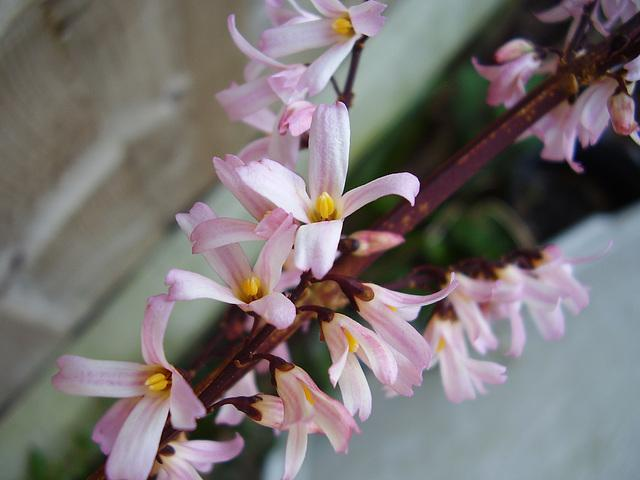
#> input picture python-code/opengl-learning/resources/images/f2.jpg, 640 x 480 px, found by its file name
$ jupyter execute 'RGB与LAB转换.ipynb'   (shell and % lines are left out)
#> lines starting #> are read from the running program, lines starting #| are printed output that depends on the picture; after the words box and inside, x2 and y2 are one past the last pixel; in counts of white or black regions, pixels touching at a corner belong together
# RGB与LAB转换

[cell 1]
#coding:utf-8
import numpy as np
import cv2
import scipy
from scipy import linalg
import matplotlib.pyplot as plt

[cell 2]
src = cv2.cvtColor(cv2.imread('../datas/f2.jpg'),cv2.COLOR_BGR2RGB)

[cell 3]
def rgb2lab(src):
    rgb = np.float64(src) / 255.0
    dst = np.zeros_like(rgb)

    def invgammacorrection(Rp):
        R = np.zeros_like(Rp)
        idx = (R <= 0.0404482362771076)
        R[idx] = Rp[idx] / 12.92
        R[~idx] = np.power(((Rp[~idx] + 0.055) / 1.055),2.4)
        return R

    def f(Y):
        fY = np.power(Y,1/3)
        idx = (Y < 0.008856)
        fY[idx] = Y[idx] * (841 / 108) + (4 / 29)
        return fY

    def invf(fY):
        Y = np.power(fY,3.0)
        idx = (Y < 0.008856)
        Y[idx] = (fY[idx] - 4 / 29) * (108 / 841)
        return Y

    R = invgammacorrection(rgb[:,:,0])
    G = invgammacorrection(rgb[:,:,1])
    B = invgammacorrection(rgb[:,:,2])
#> in invgammacorrection (call 3), `R[idx] = Rp[idx] / 12.92`:
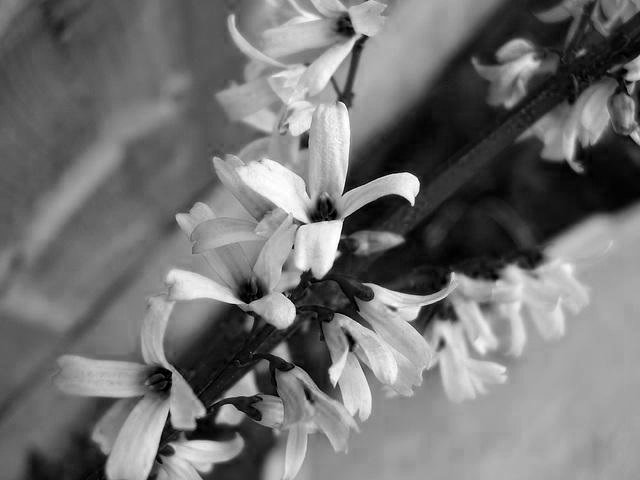
#> R: shape (480, 640) float64; min 0, max 0.0774, mean 0.0347; drawn with min black and max white

    # RGB转换成 XYZ
    T = linalg.inv(np.array([[3.2406, -1.5372, -0.4986],
                             [ -0.9689, 1.8758, 0.0415],
                             [ 0.0557, -0.2040, 1.057]]))
    dst[:,:,0] = T[0][0] * R + T[0][1] * G + T[0][2] * B
    dst[:,:,1] = T[1][0] * R + T[1][1] * G + T[1][2] * B
    dst[:,:,2] = T[2][0] * R + T[2][1] * G + T[2][2] * B

    # XYZ转换成LAB
    WhitePoint = [0.950456,1,1.088754]
    X = (dst[:,:,0] / WhitePoint[0]).copy()
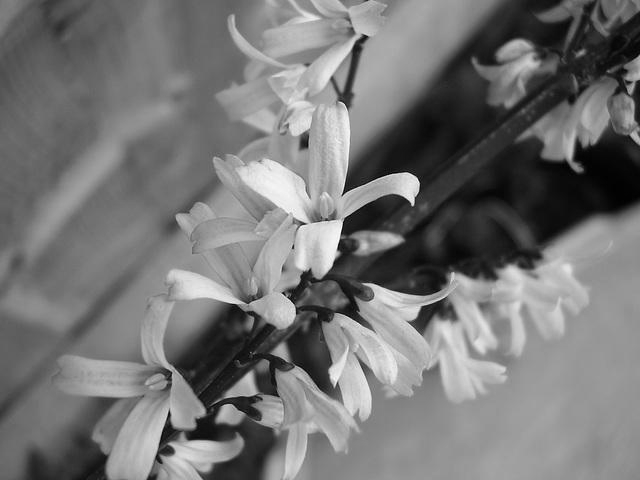
#> X: shape (480, 640) float64; min 0.000571, max 0.0767, mean 0.0355; drawn with min black and max white
    Y = (dst[:,:,1] / WhitePoint[1]).copy()
    Z = (dst[:,:,2] / WhitePoint[2]).copy()

    fX = f(X)
#> in f, `fY = np.power(Y,1/3)`:
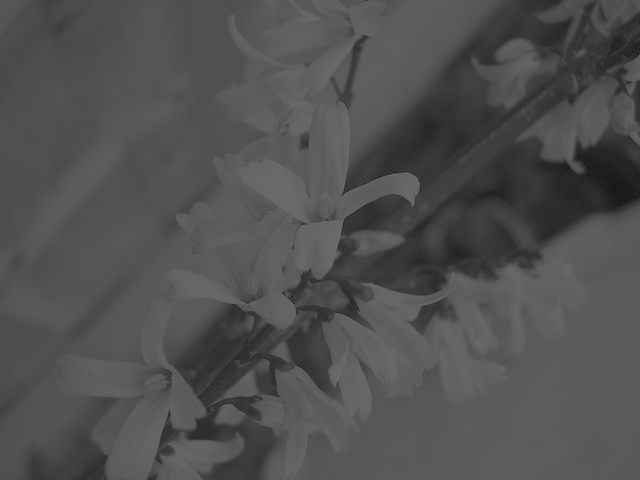
#> fY: shape (480, 640) float64; min 0.083, max 0.425, mean 0.318
#> in f, `idx = (Y < 0.008856)`:
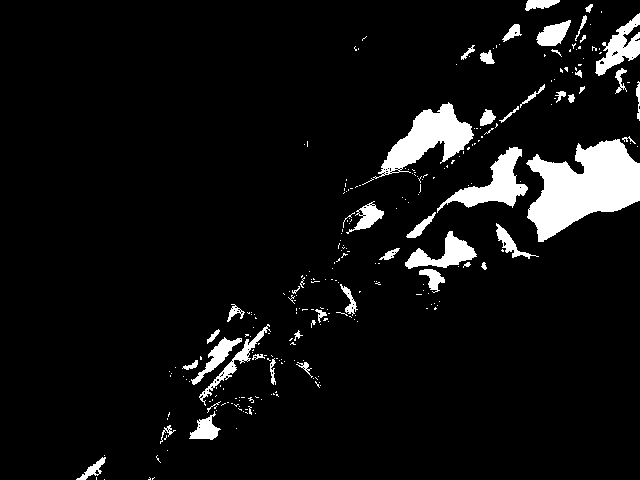
#> idx: shape (480, 640) bool; 7% white; 274 white regions (225 under 20 px), largest, box (x1, y1, x2, y2) and area: (526, 139, 640, 242) 6871, (373, 102, 474, 179) 3066, (437, 147, 528, 213) 2000
#> in f, `fY[idx] = Y[idx] * (841 / 108) + (4 / 29)`: fY: shape (480, 640) float64; 6.96% of pixels changed, all inside (x1, y1, x2, y2) = (76, 0, 640, 480)
    fY = f(Y)
#> in f (call 2), `idx = (Y < 0.008856)`: idx: shape (480, 640) bool; 7.8% white; 174 white regions (135 under 20 px), largest, box (x1, y1, x2, y2) and area: (525, 136, 640, 242) 6941, (375, 76, 560, 197) 3642, (437, 146, 528, 210) 1760
#> in f (call 2), `fY[idx] = Y[idx] * (841 / 108) + (4 / 29)`: fY: shape (480, 640) float64; min 0.141, max 0.424, mean 0.317
    fZ = f(Z)
#> in f (call 3), `idx = (Y < 0.008856)`: idx: shape (480, 640) bool; 11.7% white; 148 white regions (109 under 20 px), largest, box (x1, y1, x2, y2) and area: (369, 134, 640, 295) 14622, (359, 13, 640, 186) 9211, (182, 304, 294, 407) 3825
#> in f (call 3), `fY[idx] = Y[idx] * (841 / 108) + (4 / 29)`: fY: shape (480, 640) float64; min 0.138, max 0.426, mean 0.313

    dst[:,:,0] = 116 * fY - 16
    dst[:,:,1] = 500 * (fX - fY)
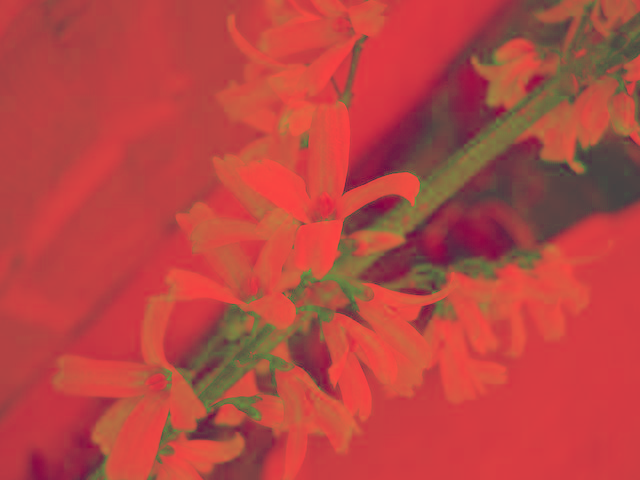
#> dst: shape (480, 640, 3) float64; mean R, G, B 20.8, 0.7, 0; drawn with min black and max white
    dst[:,:,2] = 200 * (fY - fZ)
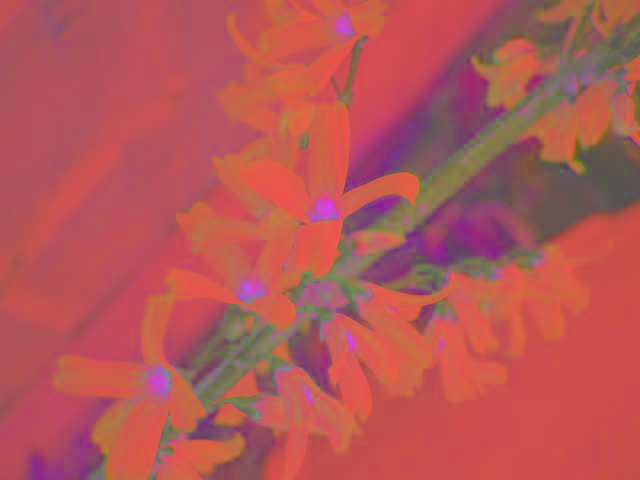
#> dst: shape (480, 640, 3) float64; mean R, G, B 20.8, 0.7, 0.8; drawn with min black and max white

    return dst

[cell 4]
lab = rgb2lab(src)

[cell 5]
plt.imshow(cv2.convertScaleAbs(lab*2.5))
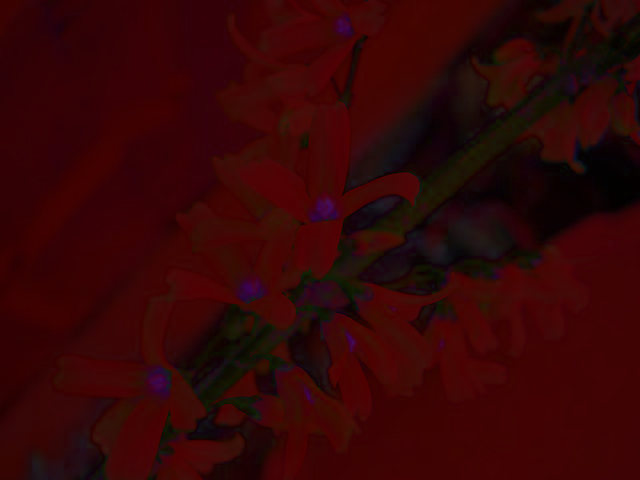
#> shown: shape (480, 640, 3); mean R, G, B 52, 5.4, 5.7

[cell 6]
def lab2rgb(lab):
    dst = np.zeros_like(lab)

    def invf(fY):
        Y = np.power(fY,3.0)
        idx = (Y < 0.008856)
        Y[idx] = (fY[idx] - 4 / 29) * (108 / 841)
        return Y

    def gammacorrection(R):
        Rp = np.zeros_like(R)
        idx = (R <= 0.0031306684425005883)
        Rp[idx] = 12.92 * R[idx]
        Rp[~idx] = np.power(1.055 * R[~idx],0.416666666666666667) - 0.055
        return Rp

    WhitePoint = [0.950456,1,1.088754]
    fY = ((lab[:,:,0] + 16) / 116).copy()
    fX = (fY + lab[:,:,1] / 500).copy()
    fZ = (fY - lab[:,:,2] / 200).copy()

    X = (WhitePoint[0] * invf(fX)).copy()
#> in invf, `Y[idx] = (fY[idx] - 4 / 29) * (108 / 841)`: Y: shape (480, 640) float64; min 0.000571, max 0.0767, mean 0.0355
    Y = (WhitePoint[1] * invf(fY)).copy()
#> in invf (call 2), `Y[idx] = (fY[idx] - 4 / 29) * (108 / 841)`: Y: shape (480, 640) float64; min 0.000387, max 0.0761, mean 0.0351
    Z = (WhitePoint[2] * invf(fZ)).copy()
#> in invf (call 3), `Y[idx] = (fY[idx] - 4 / 29) * (108 / 841)`: Y: shape (480, 640) float64; min 3.23e-05, max 0.0772, mean 0.0347

    T = [[3.2406, -1.5372, -0.4986],
             [-0.9689, 1.8758, 0.0415],
             [0.0557, -0.2040, 1.057]]

    R = (T[0][0] * X + T[0][1] * Y + T[0][2] * Z).copy()
    G = (T[1][0] * X + T[1][1] * Y + T[1][2] * Z).copy()
    B = (T[2][0] * X + T[2][1] * Y + T[2][2] * Z).copy()

    addwhite = -cv2.min(cv2.min(cv2.min(R,G),B),0)
    R = R + addwhite
    G = G + addwhite
    B = B + addwhite

    dst[:,:,0] = gammacorrection(R)
#> in gammacorrection, `idx = (R <= 0.0031306684425005883)`: idx: shape (480, 640) bool; 0.82% white; 32 white regions (29 under 20 px), largest, box (x1, y1, x2, y2) and area: (575, 148, 640, 208) 2314, (547, 164, 571, 173) 105, (452, 249, 465, 257) 39
#> in gammacorrection, `Rp[~idx] = np.power(1.055 * R[~idx],0.416666666666666667) - 0.055`:
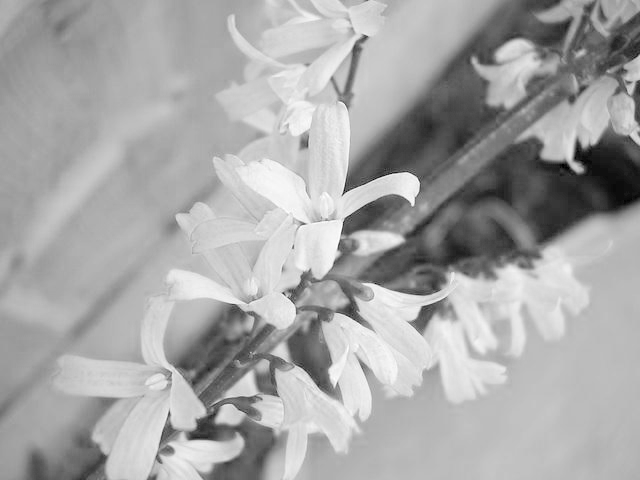
#> Rp: shape (480, 640) float64; min 0, max 0.297, mean 0.195; drawn with min black and max white
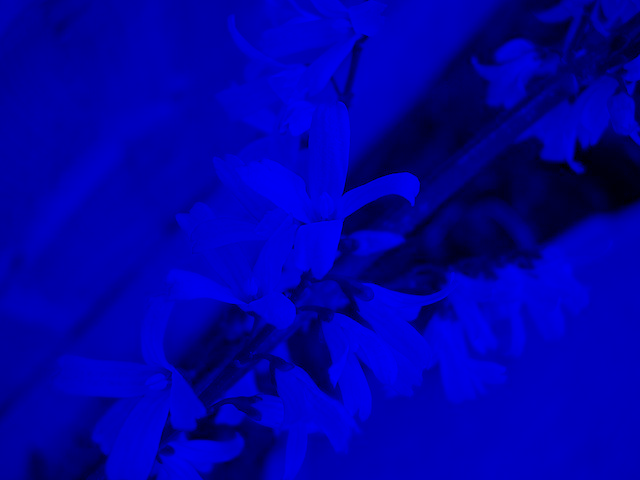
#> dst: shape (480, 640, 3) float64; mean of channels 0, 1, 2 0.195, 0, 0; drawn with min black and max white
    dst[:,:,1] = gammacorrection(G)
#> in gammacorrection (call 2), `idx = (R <= 0.0031306684425005883)`:
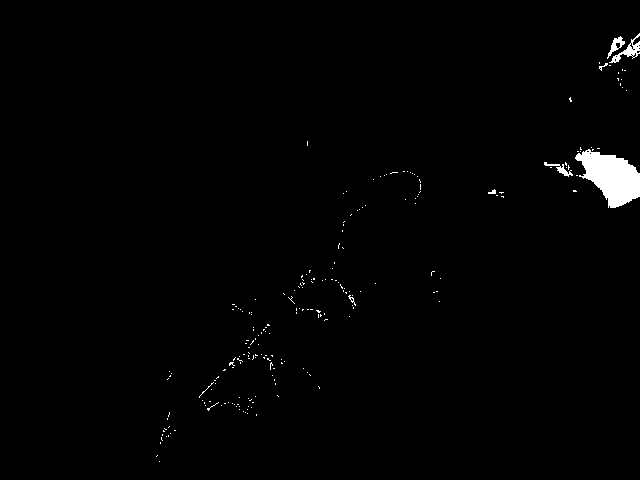
#> idx: shape (480, 640) bool; 1.1% white; 219 white regions (211 under 20 px), largest, box (x1, y1, x2, y2) and area: (575, 149, 640, 208) 2248, (609, 33, 640, 63) 249, (607, 36, 625, 59) 136
    dst[:,:,2] = gammacorrection(B)

    return dst * 255

[cell 7]
rgb = lab2rgb(lab)
print(rgb[:,:,1])
#> (printed output is left out)
print(rgb.dtype)
#| float64

$ run again, with python-code/opengl-learning/resources/images/f1.jpg copied over python-code/opengl-learning/resources/images/f2.jpg
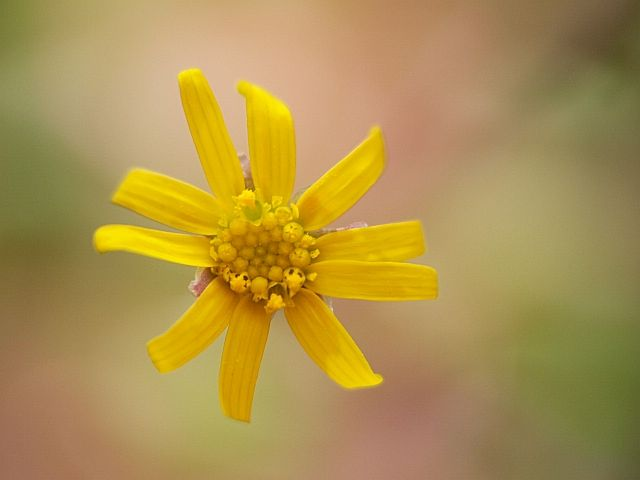
#> input picture python-code/opengl-learning/resources/images/f1.jpg, 640 x 480 px, found by its file name
#> in f (call 3), `idx = (Y < 0.008856)`:
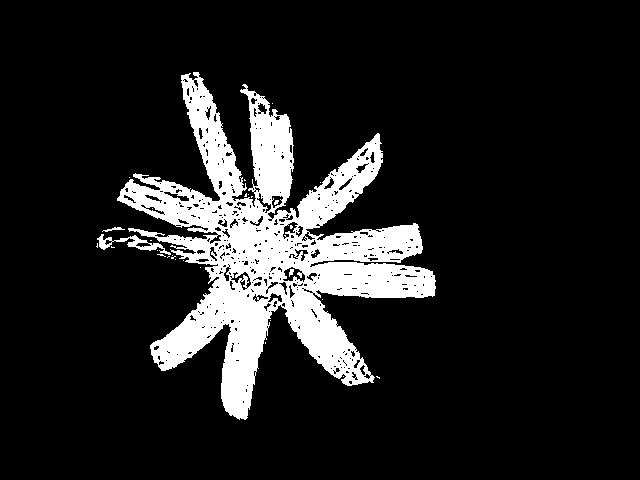
#> idx: shape (480, 640) bool; 12.9% white; 31 white regions (27 under 20 px), largest, box (x1, y1, x2, y2) and area: (117, 72, 436, 420) 38888, (97, 234, 171, 255) 434, (102, 227, 125, 232) 47, (289, 269, 294, 277) 26
#> in lab2rgb, `dst[:,:,2] = gammacorrection(B)`:
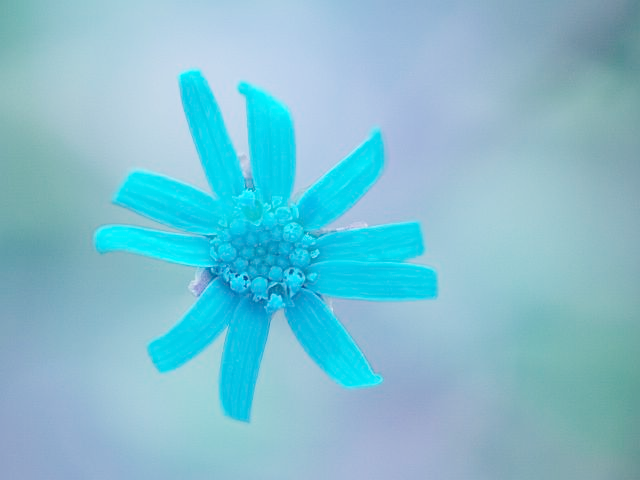
#> dst: shape (480, 640, 3) float64; mean of channels 0, 1, 2 0.243, 0.223, 0.149; drawn with min black and max white
#> (printed output is left out)
#| float64

$ run again, with python-code/opengl-learning/resources/images/f3.jpg copied over python-code/opengl-learning/resources/images/f2.jpg
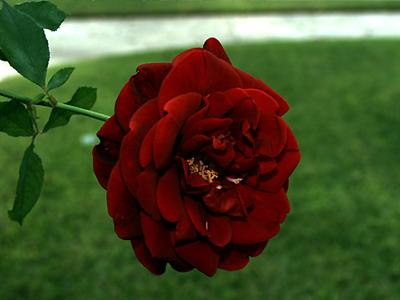
#> input picture python-code/opengl-learning/resources/images/f3.jpg, 400 x 300 px, found by its file name
#> in gammacorrection (call 2), `idx = (R <= 0.0031306684425005883)`:
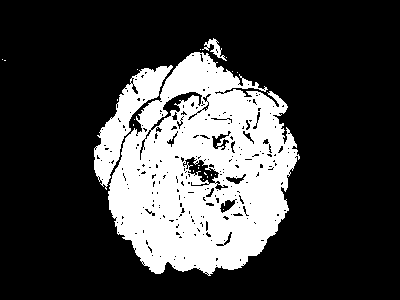
#> idx: shape (300, 400) bool; 25.1% white; 22 white regions (19 under 20 px), largest, box (x1, y1, x2, y2) and area: (108, 52, 300, 276) 27059, (94, 65, 173, 190) 2833, (202, 38, 227, 61) 175
#> (printed output is left out)
#| float64
